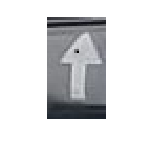
#> input picture uparrow.png, 165 x 141 px
$ python run.py
#> lines starting #> are read from the running program, lines starting #| are printed output that depends on the picture; after the words box and inside, x2 and y2 are one past the last pixel; in counts of white or black regions, pixels touching at a corner belong together
# import cv2
# import pytesseract
#
# # image = cv2.imread('Whats.png')
# image = cv2.imread('numberplate1.png')
# # gray = cv2.cvtColor(image, cv2.COLOR_BGR2GRAY)
# gray = cv2.cvtColor(image, cv2.COLOR_BGR2GRAY)
# gray_three = cv2.merge([gray,gray,gray])
# thresh = 255 - cv2.threshold(gray, 0, 255, cv2.THRESH_BINARY_INV + cv2.THRESH_OTSU)[1]
#
# # Blur and perform text extraction(you can use raw image)
# thresh = cv2.GaussianBlur(thresh, (3,3), 0)
# pytesseract.pytesseract.tesseract_cmd =r'C:\Program Files\Tesseract-OCR\tesseract.exe'
# data = pytesseract.image_to_string(thresh, lang='eng+ben', config='--psm 6')
# print(data)

# from PIL import Image
# from pytesseract import pytesseract
#
# # Defining paths to tesseract.exe
# # and the image we would be using
# path_to_tesseract = r"C:\Program Files\Tesseract-OCR\tesseract.exe"
# image_path = r"WhatsAppImage3.jpeg"
#
# # Opening the image & storing it in an image object
# img = Image.open(image_path)
#
# # Providing the tesseract executable
# # location to pytesseract library
# pytesseract.tesseract_cmd = path_to_tesseract
#
# # Passing the image object to image_to_string() function
# # This function will extract the text from the image
# text = pytesseract.image_to_string(img)
#
# # Displaying the extracted text
# print(text[:-1])

##################################################################################
# Import required packages
# import cv2
# import pytesseract
#
# # Mention the installed location of Tesseract-OCR in your system
# pytesseract.pytesseract.tesseract_cmd = r"C:\Program Files\Tesseract-OCR\tesseract.exe"
#
# # Read image from which text needs to be extracted
# img = cv2.imread("WhatsAppImage1.jpeg")
#
# # Preprocessing the image starts
#
# # Convert the image to gray scale
# gray = cv2.cvtColor(img, cv2.COLOR_BGR2GRAY)
#
# # Performing OTSU threshold
# ret, thresh1 = cv2.threshold(gray, 0, 255, cv2.THRESH_OTSU | cv2.THRESH_BINARY_INV)
#
# # Specify structure shape and kernel size.
# # Kernel size increases or decreases the area
# # of the rectangle to be detected.
# # A smaller value like (10, 10) will detect
# # each word instead of a sentence.
# rect_kernel = cv2.getStructuringElement(cv2.MORPH_RECT, (70, 70))
#
# # Applying dilation on the threshold image
# dilation = cv2.dilate(thresh1, rect_kernel, iterations=1)
#
# # Finding contours
# contours, hierarchy = cv2.findContours(dilation, cv2.RETR_EXTERNAL,
#                                        cv2.CHAIN_APPROX_NONE)
#
# # Creating a copy of image
# im2 = img.copy()
#
# # A text file is created and flushed
# file = open("recognized.txt", "w+")
# file.write("")
# file.close()
#
# # Looping through the identified contours
# # Then rectangular part is cropped and passed on
# # to pytesseract for extracting text from it
# # Extracted text is then written into the text file
# for cnt in contours:
#     x, y, w, h = cv2.boundingRect(cnt)
#
#     # Drawing a rectangle on copied image
#     rect = cv2.rectangle(im2, (x, y), (x + w, y + h), (0, 255, 0), 2)
#
#     # Cropping the text block for giving input to OCR
#     cropped = im2[y:y + h, x:x + w]
#
#     # Open the file in append mode
#     file = open("recognized.txt", "a")
#
#     # Apply OCR on the cropped image
#     text = pytesseract.image_to_string(cropped)
#
#     # Appending the text into file
#     file.write(text)
#     file.write("\n")
#
#     # Close the file
#     file.close
#####################################################################
# specify path to the license plate images folder as shown below
# import pytesseract # this is tesseract module
# import matplotlib.pyplot as plt
# import cv2 # this is opencv module
# import glob
# import os
# # path_for_license_plates = os.getcwd() + "/license-plates/**/*.jpg"
# path_for_license_plates = os.getcwd() + "/license-plates/*.jpeg"
# # path_for_license_plates = "licenseplate.jpg"
# list_license_plates = []
# predicted_license_plates = []
#
# for path_to_license_plate in glob.glob(path_for_license_plates, recursive=True):
#     license_plate_file = path_to_license_plate.split("/")[-1]
#     license_plate, _ = os.path.splitext(license_plate_file)
#     '''
#     Here we append the actual license plate to a list
#     '''
#     list_license_plates.append(license_plate)
#
#     '''
#     Read each license plate image file using openCV
#     '''
#     img = cv2.imread(path_to_license_plate)
#
#     '''
#     We then pass each license plate image file
#     to the Tesseract OCR engine using the Python library
#     wrapper for it. We get back predicted_result for
#     license plate. We append the predicted_result in a
#     list and compare it with the original the license plate
#     '''
#     predicted_result = pytesseract.image_to_string(img, lang='eng',
#                                                    config='--oem 3 --psm 6 -c tessedit_char_whitelist = ABCDEFGHIJKLMNOPQRSTUVWXYZ0123456789')
#     # predicted_result = pytesseract.image_to_string(img, lang='ben',
#     #                                                config='--oem 3 --psm 6 -c tessedit_char_whitelist = ১২৩৪৫৬৭৮৯০')
#     filter_predicted_result = "".join(predicted_result.split()).replace(":", "").replace("-", "")
#     predicted_license_plates.append(filter_predicted_result)
#
# print("Actual License Plate", "\t", "Predicted License Plate", "\t", "Accuracy")
# print("--------------------", "\t", "-----------------------", "\t", "--------")
#
#
# def calculate_predicted_accuracy(actual_list, predicted_list):
#     for actual_plate, predict_plate in zip(actual_list, predicted_list):
#         accuracy = "0 %"
#         num_matches = 0
#         if actual_plate == predict_plate:
#             accuracy = "100 %"
#         else:
#             if len(actual_plate) == len(predict_plate):
#                 for a, p in zip(actual_plate, predict_plate):
#                     if a == p:
#                         num_matches += 1
#                 accuracy = str(round((num_matches / len(actual_plate)), 2) * 100)
#                 accuracy += "%"
#         print("	 ", actual_plate, "\t\t\t", predict_plate, "\t\t ", accuracy)
#
#
# calculate_predicted_accuracy(list_license_plates, predicted_license_plates)

############################################################################
import matplotlib.pyplot as plt
import numpy as np
import cv2

# [37 lines of commented-out code are left out]
import cv2

method = cv2.TM_SQDIFF_NORMED

# Read the images from the file
small_image = cv2.imread('uparrow.png')
#> small_image is the input picture: shape (141, 165, 3); mean B, G, R 222.5, 221.2, 220.6
large_image = cv2.imread('uparrowfinder2.png')
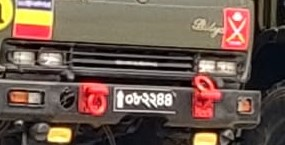
#> input picture uparrowfinder2.png, 285 x 145 px
#> large_image is the input picture: shape (145, 285, 3); mean B, G, R 78.4, 89.6, 109.3

result = cv2.matchTemplate(small_image, large_image, method)

# We want the minimum squared difference
mn,_,mnLoc,_ = cv2.minMaxLoc(result)
#> mn = 0.822; mnLoc = (88, 0)

# Draw the rectangle:
# Extract the coordinates of our best match
MPx,MPy = mnLoc
#> MPx = 88; MPy = 0

# Step 2: Get the size of the template. This is the same size as the match.
trows,tcols = small_image.shape[:2]
#> trows = 141; tcols = 165

# Step 3: Draw the rectangle on large_image
cv2.rectangle(large_image, (MPx,MPy),(MPx+tcols,MPy+trows),(0,0,255),2)
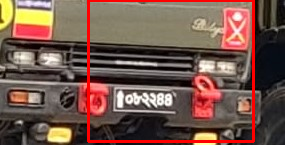
#> large_image: shape (145, 285, 3); 4.03% of pixels changed, all inside (x1, y1, x2, y2) = (87, 0, 255, 143)

# Display the original image with the rectangle around the match.
cv2.imshow('output',large_image)

# The image is only displayed if we call this
cv2.waitKey(0)
